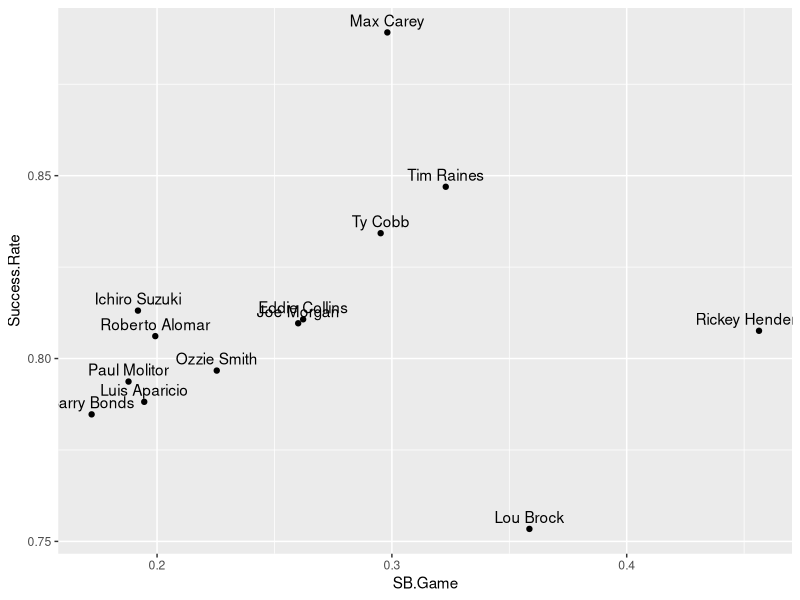

Generate this figure with R:
library(ggplot2)

Player <- c("Rickey Henderson", "Lou Brock", "Ty Cobb", "Tim Raines", "Eddie Collins", "Max Carey", "Joe Morgan", "Ozzie Smith", "Barry Bonds", "Ichiro Suzuki", "Luis Aparicio", "Paul Molitor", "Roberto Alomar")
SB <- c(1406, 938, 896, 808, 741, 738, 689, 580, 514, 509, 506, 504, 474)
CS <- c(335, 307, 178, 146, 173, 92, 162, 148, 141, 117, 136, 131, 114)
G <- c(3081, 2616, 3035, 2502, 2826, 2476, 2649, 2573, 2986, 2653, 2601, 2683, 2379)

# Compute the number of stolen base attempts SB + CS and store in the vector SB.Attempt
SB.Attempt <- SB + CS

# Compute the success rate Success.Rate = SB / SB.Attempt
Success.Rate <- SB / SB.Attempt

# Compute the number of stolen bases per game SB.Game = SB / Game
SB.Game = SB / G


TopBaseStealers <- data.frame(
  Player,
  SB,
  CS,
  G,
  SB.Attempt,
  Success.Rate,
  SB.Game
)

# Construct a scatterplot of the stolen bases per game against the success rates.
ggplot(TopBaseStealers, aes(x = SB.Game, y = Success.Rate, label = Player)) +
  geom_point() +
  geom_text(vjust = -0.5, hjust = 0.5)

